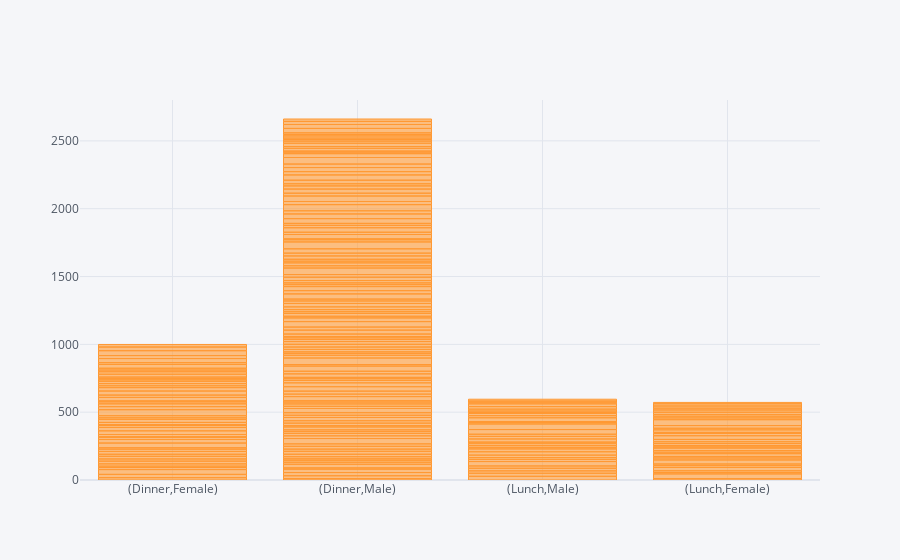

Source (notebook cell):
### Code cell
dataset.iplot(kind='bar', x=['time', 'sex'],y='total_bill')

### Figure 1 — Plotly figure (JSON) as saved in the notebook; plotly's stock layout.template omitted (floating-point values rounded to 4 significant figures; data arrays with more than 128 entries replaced by an {"elided": "..."} marker saying what was removed)
{"data": [{"marker": {"color": "rgba(255, 153, 51, 0.6)", "line": {"color": "rgba(255, 153, 51, 1.0)", "width": 1}}, "name": "total_bill", "orientation": "v", "text": "", "type": "bar", "x": {"elided": "244 str values"}, "y": {"elided": "244 float values"}}], "layout": {"legend": {"bgcolor": "#F5F6F9", "font": {"color": "#4D5663"}}, "paper_bgcolor": "#F5F6F9", "plot_bgcolor": "#F5F6F9", "title": {"font": {"color": "#4D5663"}}, "xaxis": {"gridcolor": "#E1E5ED", "showgrid": true, "tickfont": {"color": "#4D5663"}, "title": {"font": {"color": "#4D5663"}, "text": ""}, "zerolinecolor": "#E1E5ED"}, "yaxis": {"gridcolor": "#E1E5ED", "showgrid": true, "tickfont": {"color": "#4D5663"}, "title": {"font": {"color": "#4D5663"}, "text": ""}, "zerolinecolor": "#E1E5ED"}}}
